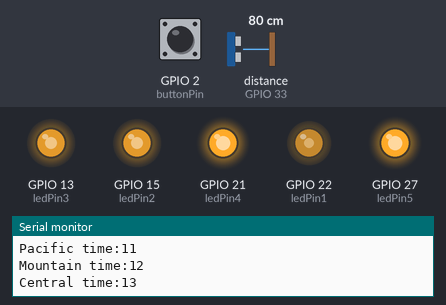
A sketch run on a simulated ESP32. Shown: output pins drawn as LEDs (lit = HIGH), the last lines printed to the serial monitor. The inputs (shaded band) are chosen by the test bench; at power-on: GPIO 2 (buttonPin) HIGH, distance to the obstacle (sensor on GPIO 33) 80 cm. The echo pulse lasts 58.3 µs per cm; WiFi joins after 1.5 s; servers stay silent unless stated; the local clock reads 2024-03-15 10:24:30 at power-on unless the sketch sets it.

Above: at 2.7 s.
2.8 s: GPIO 2 (buttonPin) pulled LOW for 0.15 s
At 3.4 s:
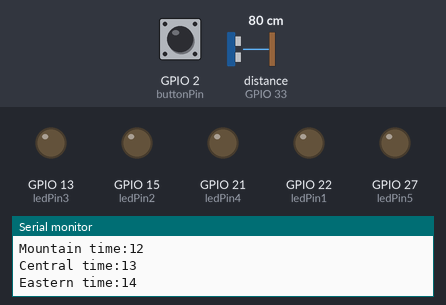
5.9 s: distance to the obstacle (sensor on GPIO 33) set to 2 cm
At 7.2 s:
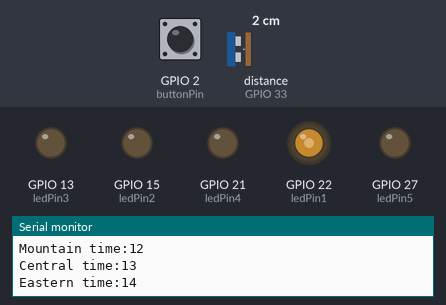
7.5 s: distance to the obstacle (sensor on GPIO 33) set to 9 cm
At 8.2 s:
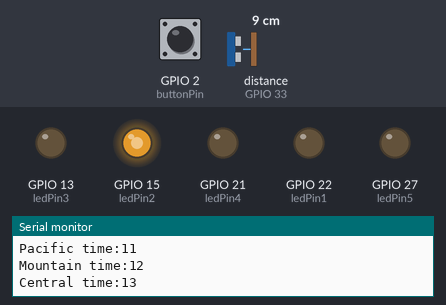
9.1 s: distance to the obstacle (sensor on GPIO 33) set to 11 cm
At 10.3 s:
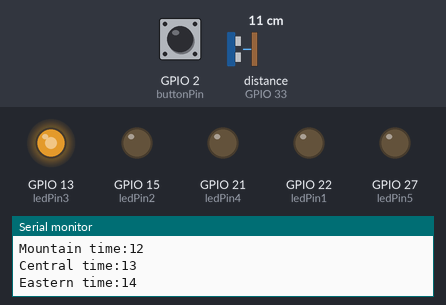
10.6 s: distance to the obstacle (sensor on GPIO 33) set to 18 cm
At 11.6 s:
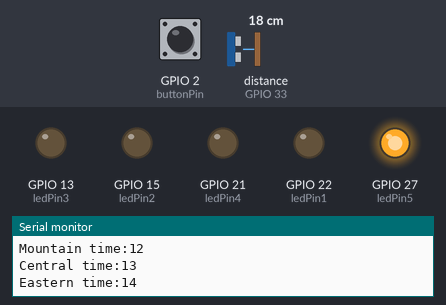
12.1 s: GPIO 2 (buttonPin) pulled LOW for 1 s
At 12.7 s:
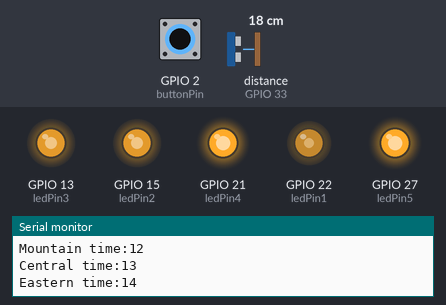
Timing chart, 0 to 15.1 s (numbered marks = the images above; inputs shaded):
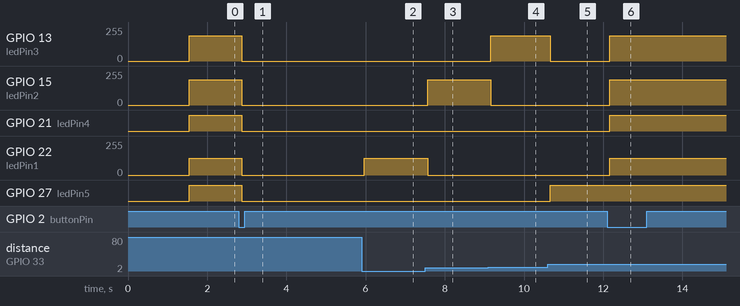

Measured:
- the behaviour switches between 9 and 10 cm on distance to the obstacle (sensor on GPIO 33) (found by bisection; images 3 and 4)
- after the input at 2.8 s, GPIO 13 (ledPin3), GPIO 15 (ledPin2): 191/255 → 0/255 after 0.07 s; GPIO 21 (ledPin4), GPIO 27 (ledPin5): HIGH → LOW after 0.07 s; GPIO 22 (ledPin1): 127/255 → 0/255 after 0.07 s
- after the input at 5.9 s, GPIO 22 (ledPin1): 0/255 → 127/255 after 0.07 s
- after the input at 7.5 s, GPIO 15 (ledPin2): 0/255 → 191/255 after 0.06 s; GPIO 22 (ledPin1): 127/255 → 0/255 after 0.06 s
- after the input at 9.1 s, GPIO 13 (ledPin3): 0/255 → 191/255 after 0.06 s; GPIO 15 (ledPin2): 191/255 → 0/255 after 0.06 s
- after the input at 10.6 s, GPIO 13 (ledPin3): 191/255 → 0/255 after 0.06 s; GPIO 27 (ledPin5): LOW → HIGH after 0.06 s
- after the input at 12.1 s, GPIO 13 (ledPin3), GPIO 15 (ledPin2): 0/255 → 191/255 after 0.06 s; GPIO 21 (ledPin4): LOW → HIGH after 0.06 s; GPIO 22 (ledPin1): 0/255 → 127/255 after 0.06 s

The sketch:

DaylightMap.ino
```cpp
#include <WiFi.h>
#include "time.h"
#include <NewPing.h>
#define ledPin1 22
#define ledPin2 15
#define ledPin3 13
#define ledPin4 21
#define ledPin5 27
#define echoPin 33
#define trigPin 32
#define maxDist 100
#define buttonPin 2

NewPing sonar(trigPin, echoPin, maxDist);

const char* ssid     = "Columbia University";
const char* password = "";

const char* ntpServer = "pool.ntp.org";
const long  gmtOffset_sec = -32400;
const int   daylightOffset_sec = 3600;
int akst;
int pst;
int mst;
int cst;
int est;
int mode;
long dur;
long dist;
int lastButtonState = HIGH;
int buttonState = HIGH;
unsigned long lastDebounceTime = 0;
unsigned long debounceDelay = 50;
bool buttonPressed = false;


void setup(){
  Serial.begin(9600);

  WiFi.begin(ssid, password);
  while (WiFi.status() != WL_CONNECTED) {
    delay(500);
  }

  // Init and get the time
  configTime(gmtOffset_sec, daylightOffset_sec, ntpServer);
  getLocalTime();

  //disconnect WiFi as it's no longer needed
  WiFi.disconnect(true);
  WiFi.mode(WIFI_OFF);

  mode = 1; // CHANGE
  pinMode(ledPin1, OUTPUT);
  pinMode(ledPin2, OUTPUT);
  pinMode(ledPin3, OUTPUT);
  pinMode(ledPin4, OUTPUT);
  pinMode(ledPin5, OUTPUT);
  pinMode(buttonPin, INPUT_PULLUP);
  attachInterrupt(digitalPinToInterrupt(buttonPin), pressButton, FALLING);
}

void loop(){
  delay(50);
  akst = getLocalTime();
  timezone();

  // BUTTON CHANGING MODE

  if (buttonPressed){
    Serial.println("pressed");
    mode = switchMode();
    buttonPressed = false;
  }

  // MODE FUNCTIONS
  if (mode == 0){
    display(6);
  }
  else if (mode == 1){
    display(1);
    display(2);
    display(3);
    display(4);
    display(5);
  }
  else if (mode == 2){
    activeSense();
    if (0 <= dist && dist <= 6){
      display(1);
    }
    if (6 < dist && dist <= 9){
      display(2);
    }
    if (9 < dist && dist <= 12){
      display(3);
    }
    if (12 < dist && dist <= 15){
      display(4);
    }
    if (15 < dist && dist <= 18){
      display(5);
    }
    if (19 < dist){
      display(6);
    }
  }

  // TEST TIMEZONES AND LIGHT LEVELS
  Serial.print("Alaska time:");
  Serial.println(akst);
  Serial.print("Pacific time:");
  Serial.println(pst);
  Serial.print("Mountain time:");
  Serial.println(mst);
  Serial.print("Central time:");
  Serial.println(cst);
  Serial.print("Eastern time:");
  Serial.println(est);
}

int switchMode(){
  if (mode == 1){
    return 2;
  }
    else if (mode == 2){
      return 1;
    }
      else{
        return 9999;
      }
}

void pressButton(){
  buttonPressed = true;
}

int getLocalTime(){
  struct tm timeinfo;
  if(!getLocalTime(&timeinfo)){
    Serial.println("Failed to obtain time");
    return 999;
  }
  char timeHour[3];
  strftime(timeHour,3, "%H", &timeinfo);
  return atoi(timeHour);
}


void timezone(){
  if (akst == 20){
    pst = 21;
    mst = 22;
    cst = 23;
    est = 0;
  }
  else if (akst == 21){
    pst = 22;
    mst = 23;
    cst = 0;
    est = 1;
  }
  else if (akst == 22){
    pst = 23;
    mst = 0;
    cst = 1;
    est = 2;
  }
  else if (akst == 23){
    pst = 0;
    mst = 1;
    cst = 2;
    est = 3;
  }
  else{
    pst = akst + 1;
    mst = akst + 2;
    cst = akst + 3;
    est = akst + 4;
  }
}


int lightLevel(int x){
  int level;
  if ((0 <= x && x < 7) || (18 < x && x <= 23)){
    level = 0;
  }
  if ((6 < x && x <= 8) || x == 18){
    level = 5;
  }
  if ((8 < x && x <= 10) || x == 17){
    level = 127;
  }
  if ((10 < x && x <= 12) || (14 < x && x <= 16)){
    level = 191;
  }
   if (12 < x && x <= 14){
    level = 255;
  }
  return level;
}

long activeSense(){
  dist = sonar.ping_cm();
  return dist;
}


void display(int x){
  if (x == 1){
    analogWrite(ledPin1, lightLevel(akst));
  }
  else if (mode == 2){
    analogWrite(ledPin1, 0);
  }
  if (x == 2){
    analogWrite(ledPin2, lightLevel(pst));
  }
  else if (mode == 2){
    analogWrite(ledPin2, 0);
  }
  if (x == 3){
    analogWrite(ledPin3, lightLevel(mst));
  }
  else if (mode == 2){
    analogWrite(ledPin3, 0);
  }
  if (x == 4){
    analogWrite(ledPin4, lightLevel(cst));
  }
  else if (mode == 2){
    analogWrite(ledPin4, 0);
  }
  if (x == 5){
    analogWrite(ledPin5, lightLevel(est));
  }
  else if (mode == 2){
    analogWrite(ledPin5, 0);
  }
  if (x==6){
    analogWrite(ledPin1, 0);
  }
}
```
